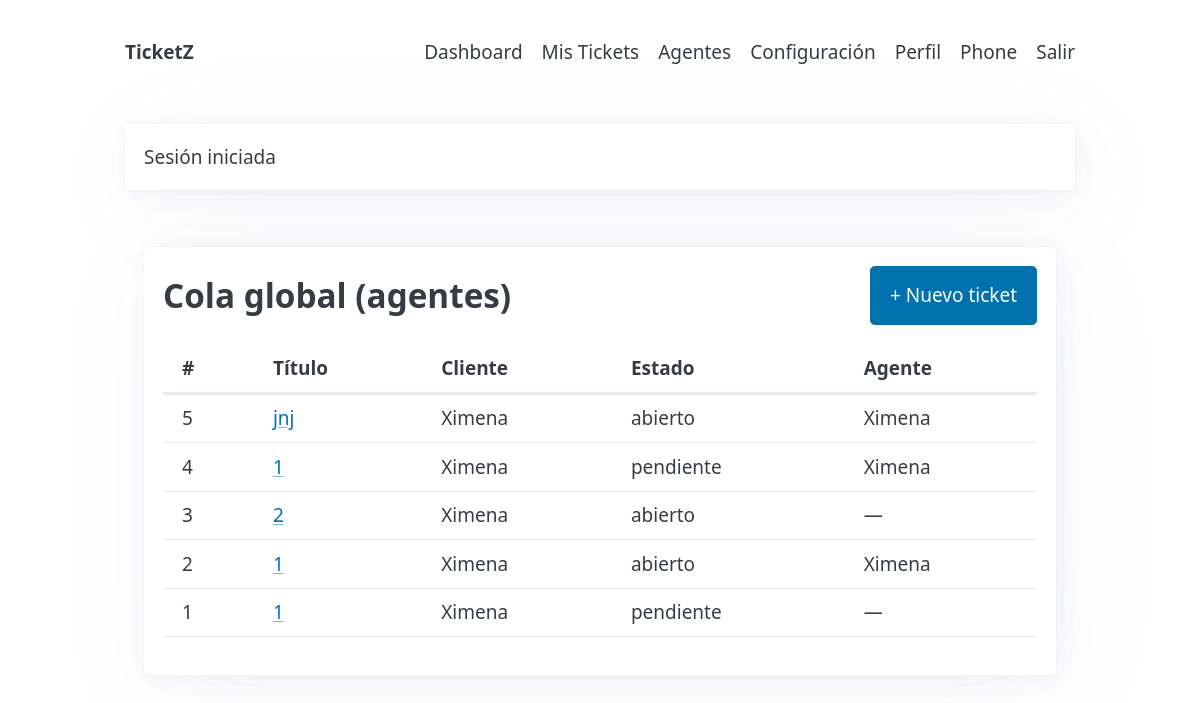
Page /?page=dashboard (signed in) on the earlier database version.
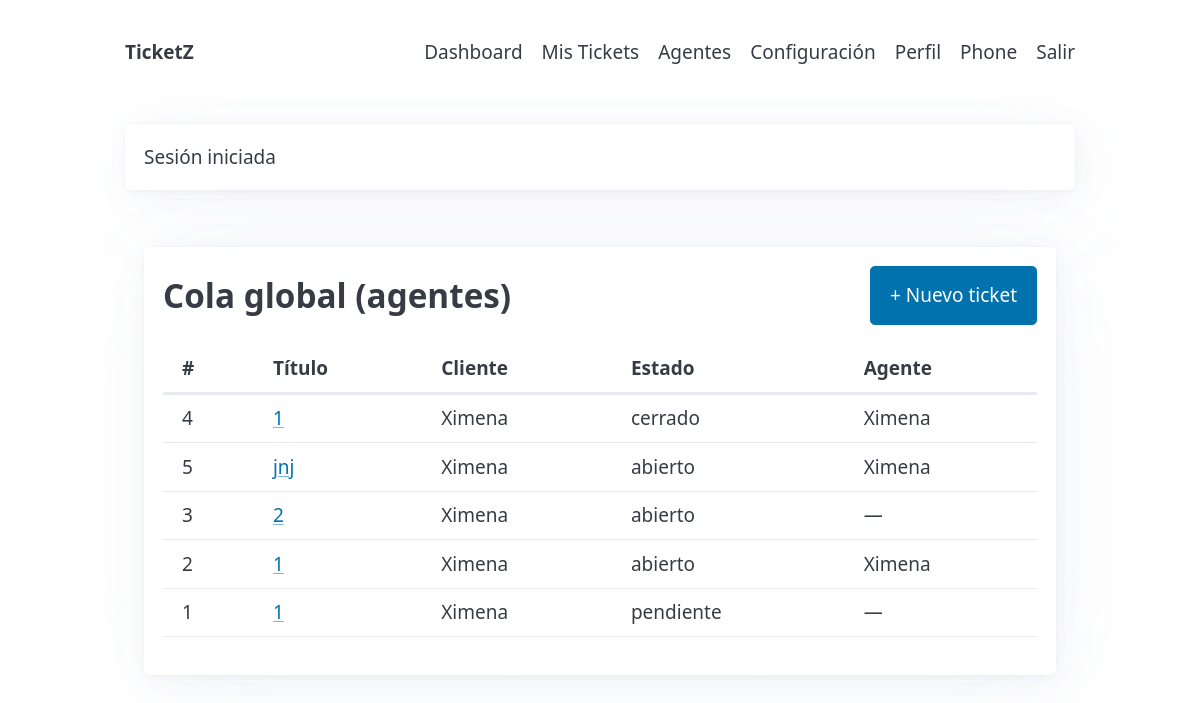
Same page on the later database version.
### tables this page shows
CREATE TABLE tickets(
        id INTEGER PRIMARY KEY AUTOINCREMENT,
        user_id INTEGER NOT NULL REFERENCES users(id) ON DELETE CASCADE,
        agent_id INTEGER REFERENCES users(id),
        title TEXT NOT NULL,
        category TEXT NOT NULL,
        priority TEXT NOT NULL,
        status TEXT NOT NULL DEFAULT "abierto",
        description TEXT,
        created_at INTEGER NOT NULL,
        updated_at INTEGER NOT NULL
    );

### app/auth.php (called while the page is built, shortened)
<?php
function current_user(): ?array { return $_SESSION['user'] ?? null; }

### app/bootstrap.php (called while the page is built, shortened)
<?php
require_once __DIR__ . '/util.php';
require_once __DIR__ . '/db.php';
require_once __DIR__ . '/auth.php';
require_once __DIR__ . '/models.php';
$user = current_user();
?>

### app/models.php (called while the page is built, shortened)
<?php
function list_all_tickets(?string $state=null): array {
    $sql='SELECT t.*, u.name AS user_name, a.name AS agent_name FROM tickets t
          JOIN users u ON u.id=t.user_id
          LEFT JOIN users a ON a.id=t.agent_id';
    $where=''; $params=[];
    $sql.=$where.' ORDER BY t.updated_at DESC';
    $st=db()->prepare($sql); $st->execute($params);
    return $st->fetchAll(PDO::FETCH_ASSOC);
}

### app/db.php (called while the page is built, shortened)
<?php
function db(): PDO {
    static $pdo = null;
    if ($pdo) return $pdo;
    $dsn = 'sqlite:' . DB_FILE;
    try {
        $pdo = new PDO($dsn);
        $pdo->setAttribute(PDO::ATTR_ERRMODE, PDO::ERRMODE_EXCEPTION);
        $pdo->exec('PRAGMA foreign_keys = ON');
        return $pdo;
    } catch (PDOException $e) {
        http_response_code(500);
        $msg = "No se pudo abrir la base de datos SQLite en: " . DB_FILE . "\\nError: " . $e->getMessage();
        echo nl2br(htmlspecialchars($msg, ENT_QUOTES | ENT_SUBSTITUTE, 'UTF-8'));
        exit;
    }
}

### public/index.php (the view, shortened to what this page needs)
<?php
require_once __DIR__ . '/../app/bootstrap.php';
$page   = $_GET['page'] ?? 'home';
if ($page === 'dashboard') {
    $all  = ($user['role']==='agent' || $user['role']==='admin') ? list_all_tickets($_GET['f'] ?? null) : [];
    render_header('Dashboard', $user);
    echo '<section class="auth-center">
      <style>
        .auth-center{min-height:calc(100vh - 120px);display:flex;align-items:flex-start;justify-content:center;padding:2rem 1rem}
        .auth-center .card{max-width:1000px;width:100%}
        .dash-head{display:flex;justify-content:space-between;align-items:center;gap:1rem;margin-bottom:1rem}
      </style>
      <article class="card">
        <div class="dash-head">
          <h2 style="margin:0">Cola global (agentes)</h2>
          <button id="btnNewTicket" class="btn-primary">+ Nuevo ticket</button>
        </div>';
    if ($all && count($all)>0) {
        echo '<div class="table-scroll"><table>
          <thead><tr><th>#</th><th>Título</th><th>Cliente</th><th>Estado</th><th>Agente</th></tr></thead><tbody>';
        foreach (array_slice($all,0,50) as $t) {
            echo '<tr>
              <td>'.(int)$t['id'].'</td>
              <td><a href="?page=ticket&id='.(int)$t['id'].'">'.e($t['title']).'</a></td>
              <td>'.e($t['user_name']).'</td>
              <td><span class="badge status-'.e($t['status']).'">'.e($t['status']).'</span></td>
              <td>'.e($t['agent_name']??'—').'</td>
            </tr>';
        }
        echo '</tbody></table></div>';
    } else {
        echo '<p class="small">Sin tickets globales o no eres agente.</p>';
    }
    echo '  </article>
      <dialog id="dlgNewTicket" class="modal">
        <article>
          <header style="display:flex;justify-content:space-between;align-items:center">
            <h3 style="margin:0">Nuevo ticket</h3>
            <button aria-label="Cerrar" id="closeDlg" class="secondary">✕</button>
          </header>
          <form method="post" action="?action=new_ticket">'.form_csrf().'
            <label>Título<input name="title" required></label>
            <div class="grid-2">
              <label>Categoría<select name="category">
                  <option>General</option><option>Acceso</option><option>Hardware</option><option>Software</option>
              </select></label>
              <label>Prioridad<select name="priority">
                  <option>baja</option><option selected>media</option><option>alta</option>
              </select></label>
            </div>
            <label>Descripción<textarea name="description"></textarea></label>
            <footer style="display:flex;gap:.5rem;justify-content:flex-end">
              <button type="button" id="cancelDlg" class="secondary">Cancelar</button>
              <button type="submit" class="btn-primary">Crear</button>
            </footer>
          </form>
        </article>
      </dialog>
      <script>
        (function(){
          const btn = document.getElementById("btnNewTicket");
          const dlg = document.getElementById("dlgNewTicket");
          const close = document.getElementById("closeDlg");
          const cancel = document.getElementById("cancelDlg");
          if(btn && dlg){
            btn.addEventListener("click", ()=> dlg.showModal());
            [close,cancel].forEach(b=> b && b.addEventListener("click", ()=> dlg.close()));
          }
        })();
      </script>
    </section>';
    render_footer(); exit;
}

### app/util.php (shortened to what this page needs)
<?php
function e(string $s): string { return htmlspecialchars($s, ENT_QUOTES | ENT_SUBSTITUTE, 'UTF-8'); }
function flash(string $key, ?string $msg = null) {
    if ($msg === null) {
        $m = $_SESSION['_flash'][$key] ?? null;
        return $m;
    }
}
function get_theme(): string {
    $u = $_SESSION['user'] ?? null;
    return $u['theme'] ?? 'light';
}
function render_header(string $title, ?array $user) {
$theme = get_theme();
echo '<!DOCTYPE html><html lang="es" data-theme="'.e($theme).'"><head>
<meta charset="utf-8"><meta name="viewport" content="width=device-width,initial-scale=1">
<title>'.e($title).'</title>
<link rel="stylesheet" href="https://unpkg.com/@picocss/pico@2/css/pico.min.css">
<link rel="stylesheet" href="assets/style.css">
<link rel="preconnect" href="https://fonts.googleapis.com"><link rel="preconnect" href="https://fonts.gstatic.com" crossorigin>
<link href="https://fonts.googleapis.com/css2?family=Inter:wght@400;600;700&display=swap" rel="stylesheet">
</head><body>
<header class="container">
  <nav>
    <ul><li><strong>TicketZ</strong></li></ul>
    <ul>';
    if ($user) {
        echo '<li><a href="?page=dashboard">Dashboard</a></li>
              <li><a href="?page=tickets">Mis Tickets</a></li>
              <li><a href="?page=agents">Agentes</a></li>
              <li><a href="?page=settings">Configuración</a></li>
              <li><a href="?page=profile">Perfil</a></li>
              <li><a href="?page=phone" target="_blank">Phone</a></li>
              <li><a class="contrast" href="?action=logout">Salir</a></li>';
    } else {
        echo '<li><a href="?page=home">Inicio</a></li>
              <li><a href="?page=login">Entrar</a></li>
              <li><a href="?page=register">Registro</a></li>';
    }
echo '</ul></nav></header><main class="container content">';
$m = flash('msg'); if ($m) { echo '<article class="msg">'.$m.'</article>'; }
}
function render_footer() {
    echo '</main><footer class="container"></footer>
<script>
document.querySelectorAll("[data-theme-toggle]").forEach(b=>{
  b.addEventListener("click",()=>{
    const cur=document.documentElement.getAttribute("data-theme")==="dark"?"light":"dark";
    document.documentElement.setAttribute("data-theme",cur);
    fetch("?action=theme&v="+cur,{method:"POST",headers:{ "Content-Type":"application/x-www-form-urlencoded" },body:"csrf=<?php echo e(csrf_token()); ?>&theme="+cur});
  });
});
</script>
</body></html>';
}

### public/assets/style.css (style rules this page uses)
:root { --brand: #7c4b2b; --brand-2: #f4e6d6; --brand-3: #f7f2ea; }
html, body { overflow: auto !important; }
header nav a { color: inherit !important; text-decoration: none !important; }

### public/index.php (style rules this page uses)
.auth-center { min-height:calc(100vh - 120px);display:flex;align-items:flex-start;justify-content:center;padding:2rem 1rem }
.auth-center .card { max-width:1000px;width:100% }
.dash-head { display:flex;justify-content:space-between;align-items:center;gap:1rem;margin-bottom:1rem }

Differences in the rows shown:
changed tickets id 4: status "pendiente" → "cerrado"; moves up the list
